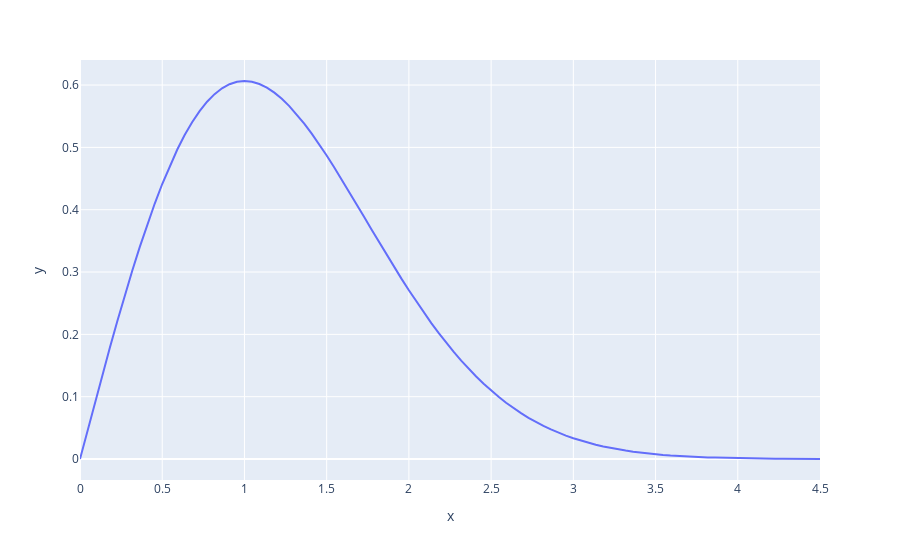

Notebook cell for this chart:
### Code cell
px.line(x=x_vals, y=y_vals)
